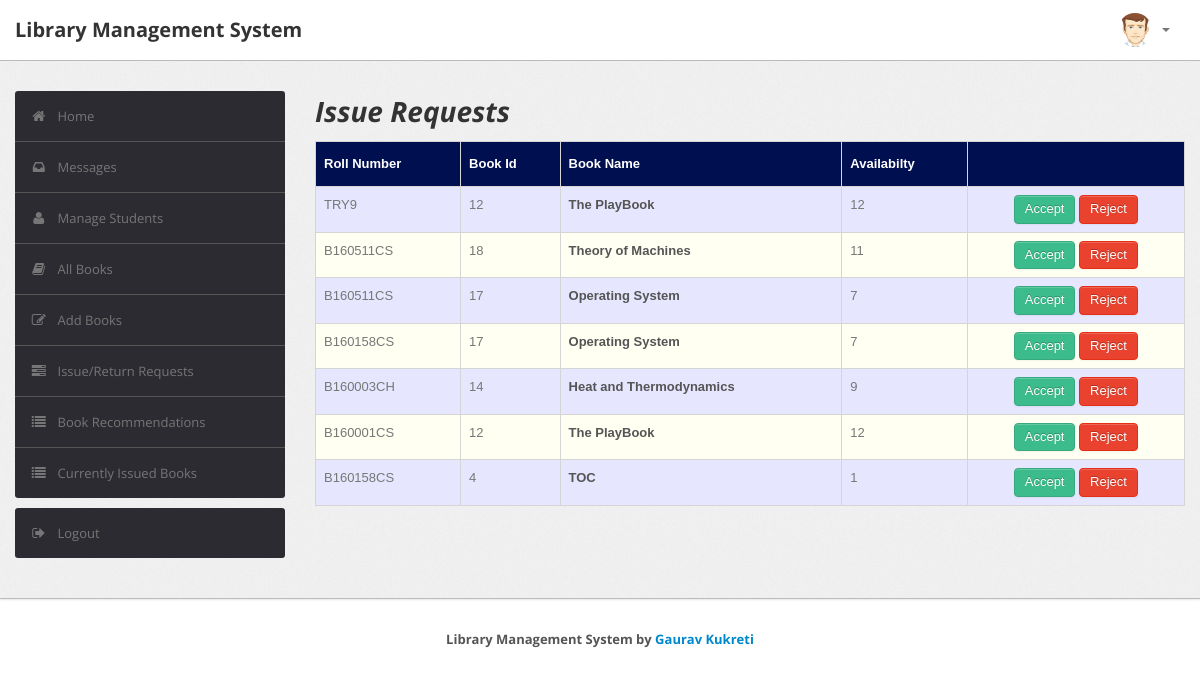
The app's page /admin/issue_requests.php (signed in) with its own data.
### tables this page shows
CREATE TABLE `record` (
  `RollNo` varchar(50) NOT NULL,
  `BookId` int(10) NOT NULL,
  `Date_of_Issue` date DEFAULT NULL,
  `Due_Date` date DEFAULT NULL,
  `Date_of_Return` date DEFAULT NULL,
  `Dues` int(10) DEFAULT NULL,
  `Renewals_left` int(10) DEFAULT NULL,
  `Time` time DEFAULT NULL
);

CREATE TABLE `book` (
  `BookId` int(10) NOT NULL,
  `Title` varchar(50) DEFAULT NULL,
  `Publisher` varchar(50) DEFAULT NULL,
  `Year` varchar(50) DEFAULT NULL,
  `Availability` int(5) DEFAULT NULL
);

### admin/issue_requests.php (the view, shortened to what this page needs)
<?php
require('dbconn.php');
?>
<?php
if ($_SESSION['RollNo']) {
    ?>
<!DOCTYPE html>
<html lang="en">
    <head>
        <link type="text/css" href="bootstrap/css/bootstrap.min.css" rel="stylesheet">
        <link type="text/css" href="bootstrap/css/bootstrap-responsive.min.css" rel="stylesheet">
        <link type="text/css" href="css/theme.css" rel="stylesheet">
        <link type="text/css" href="images/icons/css/font-awesome.css" rel="stylesheet">
    </head>
    <body>
        <div class="navbar navbar-fixed-top">
            <div class="navbar-inner">
                <div class="container">
                        <a class="brand" href="index.php">Library Management System </a>
                    <div class="nav-collapse collapse navbar-inverse-collapse">
                        <ul class="nav pull-right">
                            <li class="nav-user dropdown"><a href="#" class="dropdown-toggle" data-toggle="dropdown">
                                <img src="images/user.png" class="nav-avatar" />
                                <b class="caret"></b></a>
                            </li>
                        </ul>
                    </div>
                </div>
            </div>
        </div>
        <div class="wrapper">
            <div class="container">
                <div class="row">
                    <div class="span3">
                        <div class="sidebar">
                            <ul class="widget widget-menu unstyled">
                                <li class="active"><a href="index.php"><i class="menu-icon icon-home"></i>Home
                                </a></li>
                                 <li><a href="message.php"><i class="menu-icon icon-inbox"></i>Messages</a>
                                </li>
                                <li><a href="student.php"><i class="menu-icon icon-user"></i>Manage Students </a>
                                </li>
                                <li><a href="book.php"><i class="menu-icon icon-book"></i>All Books </a></li>
                                <li><a href="addbook.php"><i class="menu-icon icon-edit"></i>Add Books </a></li>
                                <li><a href="requests.php"><i class="menu-icon icon-tasks"></i>Issue/Return Requests </a></li>
                                <li><a href="recommendations.php"><i class="menu-icon icon-list"></i>Book Recommendations </a></li>
                                <li><a href="current.php"><i class="menu-icon icon-list"></i>Currently Issued Books </a></li>
                            </ul>
                            <ul class="widget widget-menu unstyled">
                                <li><a href="logout.php"><i class="menu-icon icon-signout"></i>Logout </a></li>
                            </ul>
                        </div>
                    </div>
                    <div class="span9">
                        <h1><i>Issue Requests</i></h1>
                        <table class="table" id = "tables">
                                  <thead>
                                    <tr>
                                      <th>Roll Number</th>
                                      <th>Book Id</th>
                                      <th>Book Name</th>
                                      <th>Availabilty</th>
                                      <th></th>
                                    </tr>
                                  </thead>
                                  <tbody>
                                    <?php
                            $sql="select * from lms.record,lms.book where Date_of_Issue is NULL and record.BookId=book.BookId order by Time";
                            $result=$conn->query($sql);
                            while($row=$result->fetch_assoc())
                            {
                                $bookid=$row['BookId'];
                                $rollno=$row['RollNo'];
                                $name=$row['Title'];
                                $avail=$row['Availability'];
                            ?>
                                    <tr>
                                      <td><?php echo strtoupper($rollno) ?></td>
                                      <td><?php echo $bookid ?></td>
                                      <td><b><?php echo $name ?></b></td>
                                      <td><?php echo $avail ?></td>
                                      <td><center>
                                        <?php
                                        if($avail > 0)
                                        {echo "<a href=\"accept.php?id1=".$bookid."&id2=".$rollno."\" class=\"btn btn-success\">Accept</a>";}
                                         ?>
                                        <a href="reject.php?id1=<?php echo $bookid ?>&id2=<?php echo $rollno ?>" class="btn btn-danger">Reject</a>
                                    </center></td>
                                    </tr>
                               <?php } ?>
                               </tbody>
                                </table>
                            </div>
                </div>
            </div>
        </div>
        <div class="footer">
            <div class="container" style="display: flex; justify-content: center; align-items: center;">
                <b>Library Management System by <a target="_blank" href="https://github.com/GauravKukreti">Gaurav
                        Kukreti</a></b>
            </div>
        </div>
    </body>
</html>
<?php }
else {
    echo "<script type='text/javascript'>alert('Access Denied!!!')</script>";
} ?>

### admin/css/theme.css (style rules this page uses)
#tables { font-family: "Trebuchet MS", Arial, Helvetica, sans-serif; border-collapse: collapse; width: 100%; }
#tables td, #tables th { border: 1px solid #ddd; padding: 8px; }
#tables tr:nth-child(even) { background-color: #fffff2; }
#tables tr:nth-child(odd) { background-color: #e6e6ff; }
#tables th { padding-top: 12px; padding-bottom: 12px; text-align: left; background-color: #000F50; color: white; }
body { font-size: 13px; font-family: 'Open Sans', Arial, sans-serif; background: #fff; color: #777 }
h1, h2, h3, h4, h5, h6 { color: #333; margin-top: 0 }
h1 { font-size: 28px }
strong, b { color: #555 }
.wrapper { background: url(../images/bg.png) #eee; border-bottom: 1px solid #bbb; -webkit-box-shadow: 0 1px 2px rgba(0,0,0,0.1); -moz-box-shadow: 0 1px 2px rgba(0,0,0,0.1); box-shadow: 0 1px 2px rgba(0,0,0,0.1); padding: 30px 0 }
.footer { color: #999; padding: 30px 0 60px }
body [class^="icon-"], body [class*=" icon-"] { font-size: 14px; line-height: 20px; height: 20px }
.navbar { position: static!important; margin: 0!important }
.navbar .navbar-inner { background: #fff; border-bottom: 1px solid #bbb; -webkit-box-shadow: 0 1px 2px rgba(0,0,0,0.15); -moz-box-shadow: 0 1px 2px rgba(0,0,0,0.15); box-shadow: 0 1px 2px rgba(0,0,0,0.15) }
.navbar .brand { color: #333; font-weight: bold; font-size: 20px; margin-right: 20px; padding: 20px }
.navbar .nav>li>a { padding: 20px 15px; font-weight: bold; color: #777 }
.nav-user>a { height: 20px }
.nav-avatar { width: 34px; height: 34px; margin: -7px 5px 0 0; -webkit-border-radius: 50%; -moz-border-radius: 50%; border-radius: 50% }
.btn, .btn-box { -webkit-border-radius: 3px; -moz-border-radius: 3px; border-radius: 3px }
.btn { font-size: 13px; font-weight: 600 }
.btn { display: inline-block; margin-bottom: 0; font-weight: 400; text-align: center; vertical-align: middle; cursor: pointer; background-image: none; border: 1px solid transparent; white-space: nowrap; padding: 4px 10px; font-size: 13px; line-height: 1.42857; border-radius: 4px; -webkit-user-select: none; -moz-user-select: none; -ms-user-select: none; user-select: none }
.btn-success { color: #fff; background-color: #3cbc8d; border-color: #36a97f }
.btn-danger { color: #fff; background-color: #e9422e; border-color: #e52e18 }
.table { margin-bottom: 0 }
.table th, .table td { border-color: #d5d5d5!important }
.widget-menu { background: #fff; -webkit-border-radius: 3px; -moz-border-radius: 3px; border-radius: 3px; overflow: hidden }
.widget-menu a { color: #555; display: block; line-height: 20px; padding: 15px; text-decoration: none!important }
.widget-menu .menu-icon { margin-right: 10px; color: #767676; -webkit-transition: all .2s ease-in-out; -moz-transition: all .2s ease-in-out; transition: all .2s ease-in-out; }
.widget-menu>li+li { border-top: 1px solid #555 }
.widget-menu>li>a { background-color: #2d2b32; color: #767676; -webkit-transition: all .2s ease-in-out; -moz-transition: all .2s ease-in-out; transition: all .2s ease-in-out; }

### records on screen
record: RollNo "TRY9", BookId.BookId "12", BookId.Title "The PlayBook", BookId.Availability "12"
record: RollNo "B160511CS", BookId.BookId "18", BookId.Title "Theory of Machines", BookId.Availability "11"
record: RollNo "B160511CS", BookId.BookId "17", BookId.Title "Operating System", BookId.Availability "7"
record: RollNo "B160158CS", BookId.BookId "17", BookId.Title "Operating System", BookId.Availability "7"
record: RollNo "B160003CH", BookId.BookId "14", BookId.Title "Heat and Thermodynamics", BookId.Availability "9"
record: RollNo "B160001CS", BookId.BookId "12", BookId.Title "The PlayBook", BookId.Availability "12"
record: RollNo "B160158CS", BookId.BookId "4", BookId.Title "TOC", BookId.Availability "1"
